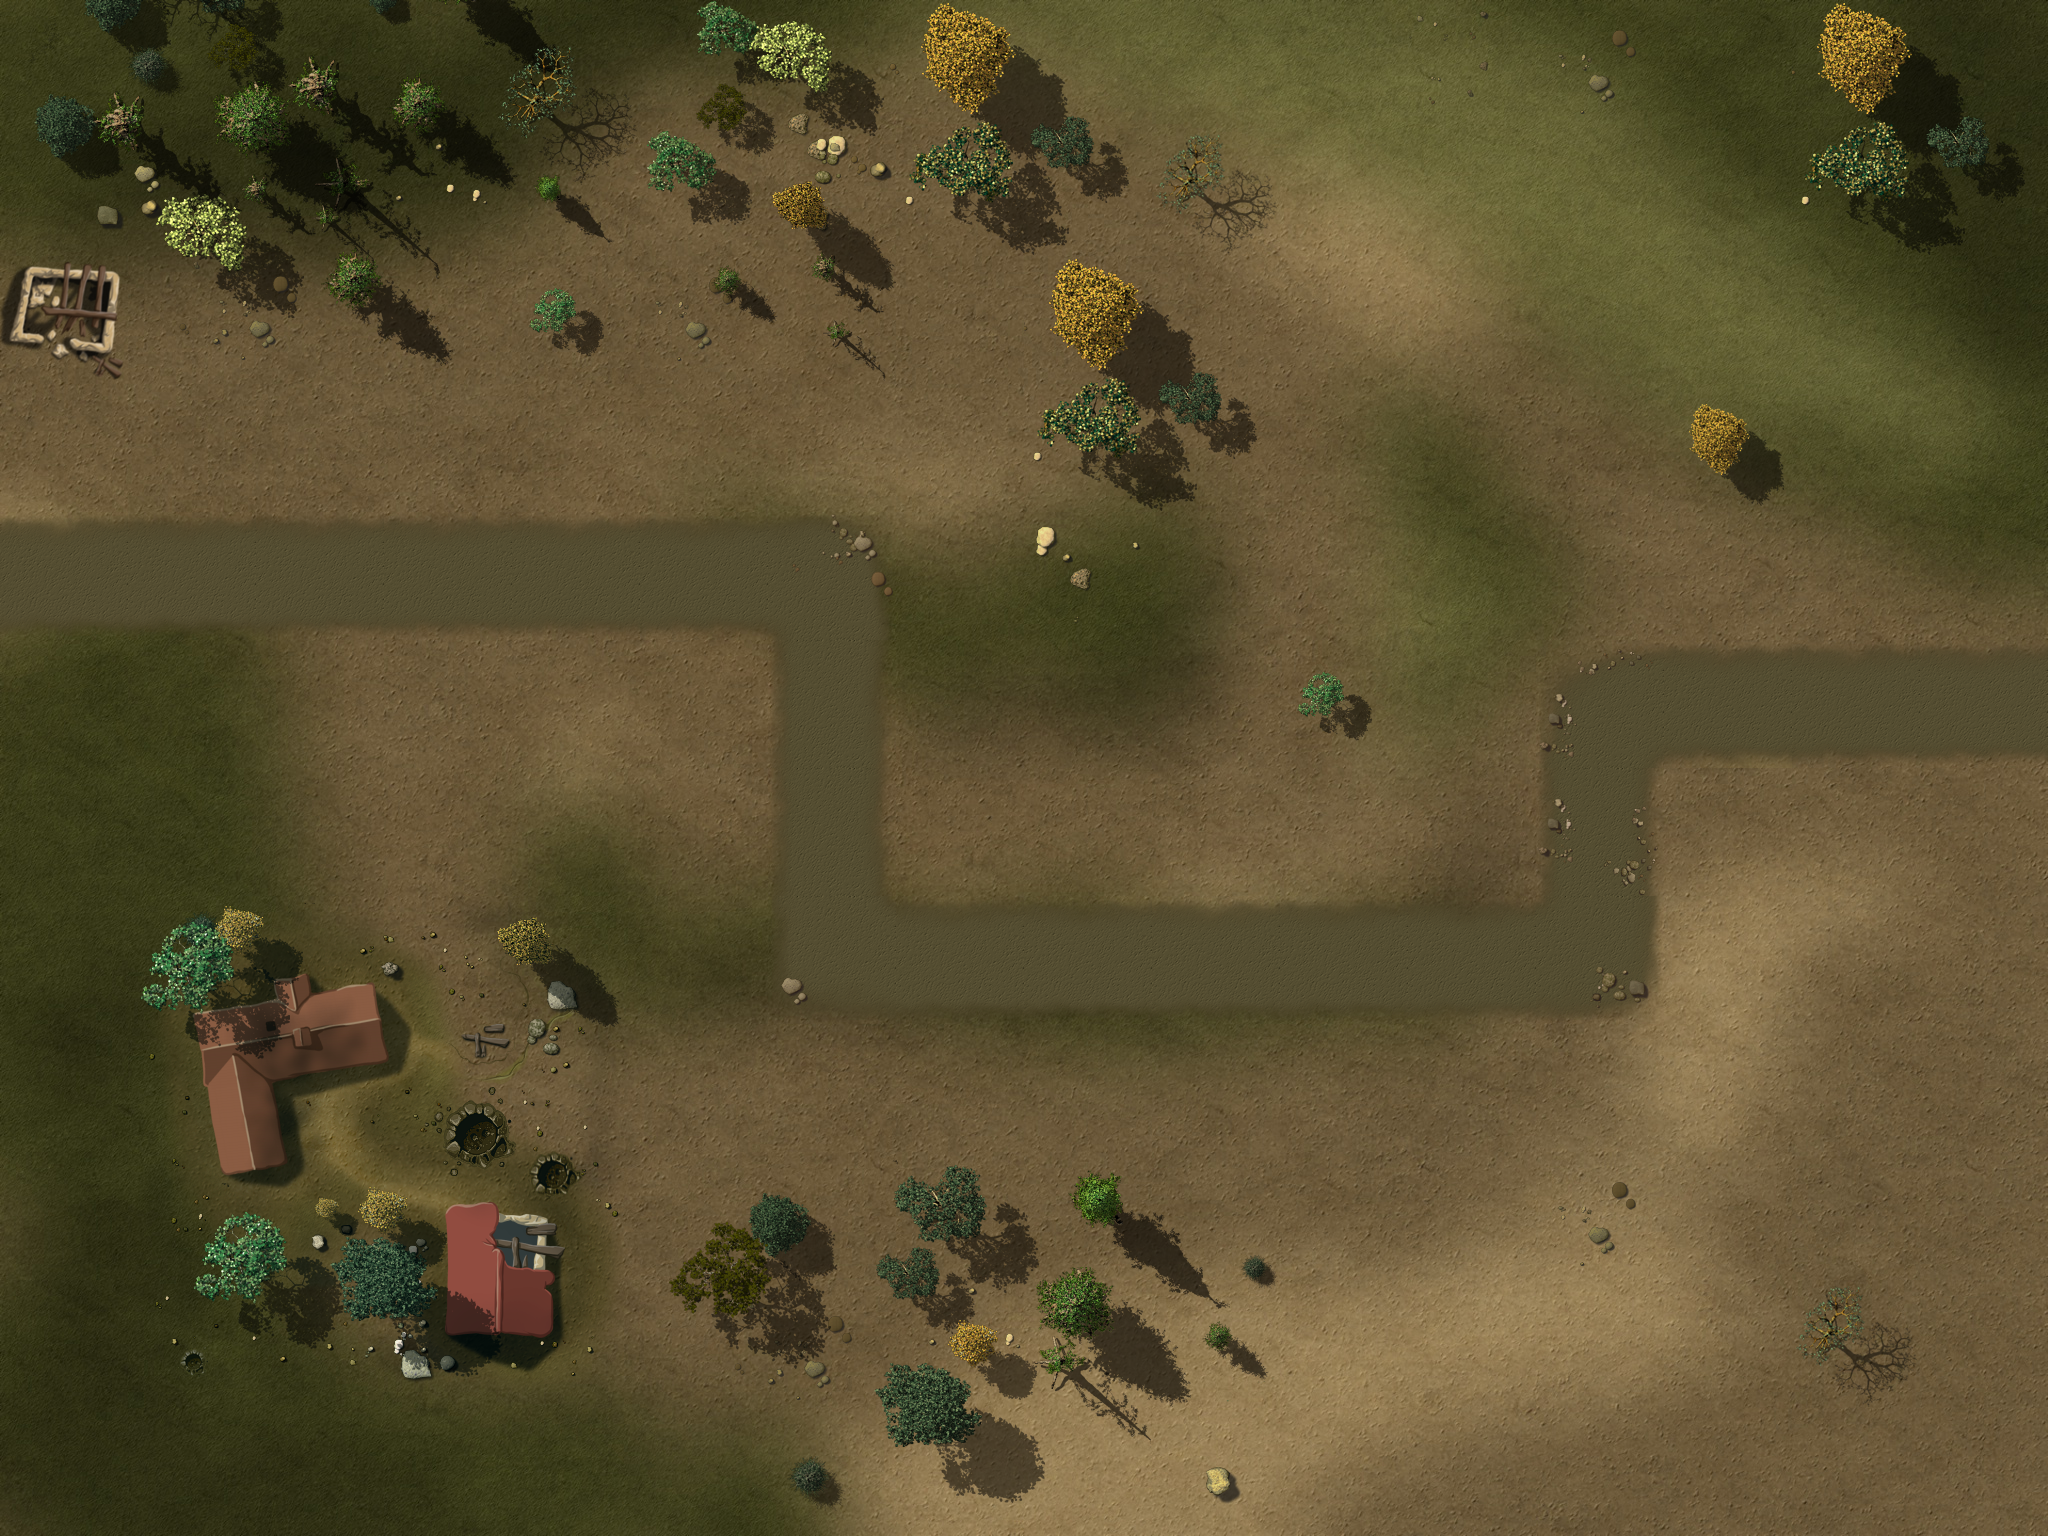

This is a level from a 2D game, rendered from its Tiled map with the project's own tilesets. A one-line summary and the map file follow, with tile-layer data summarised:
An orthogonal 16x12 tile map with 128x128 px tiles, 4 tile layers (Ground, Objects1, Objects2, Path), 1 hidden layer not drawn, 3 tilesets and 16 objects.

<map version="1.0" orientation="orthogonal" width="16" height="12" tilewidth="128" tileheight="128">
 <properties>
<property name="wave01" value="1,1,1,3,1,4,1,1,1,1,4,1,1,1,4,1,1,1,2,1,1,10,10,3,10,3,3" />
<property name="wave02" value="2,2,10,10,10,10,10,10,10,10,10,10,2,10,10,2,2,3,10,10,10,2,2,10,10" />
<property name="wave03" value="4,4,2,10,10,10,1,4,4,4,1,1,1,3,1,10,10,10,4,4,2,10,10,10,2,1,1,1,6" />
<property name="wave04" value="1,1,1,1,10,3,4,4,4,10,10,2,4,2,4,1,1,1,10,10,10,10,1,1,1,2,2,4,4,2,10,10,10,10" />
<property name="wave05" value="6,5,5,5,7,4,7,4,3,5,5,5,5,5,4,7,5,5,3,7,7,7,4,4,5,7,5,7,5,5,5,5,5,5,11,11,11,11,11,11,11,3,3,3,4,4,3,3,4,4,4,4" />
<property name="wave06" value="10,10,10,10,10,10,10,10,5,5,5,7,7,4,4,4,10,10,10,10,4,10,7,8,5,5,10,10,10,10,4,4,7,10,5,5,5,1" />
<property name="wave07" value="10,10,10,5,10,5,5,4,10,10,4,10,10,10,5,5,5,4,5,4,5,7,5,5,5,11,11,11,9,9,9,3,7,7,8" />
<property name="wave08" value="10,10,10,10,10,10,10,10,10,10,10,10,10,10,10,10,10,10,10,10,10,10,10,10,10,10,10,10,10,10,10,10,10,10,10,10,10,5,1" />
<property name="wave09" value="10,10,10,6,5,5,4,4,4,3,3,3,6,5,5,5,11,11,11,10,10,7,10,5,5,4,7,4,5,10,10,10,10,10,10,4,7,5,5,1" />
<property name="wave10" value="1,5,10,10,10,10,10,10,7,6,5,5,5,11,11,11,9,9,9,8,10,100,5,5,4,7,4,5,5,5,5,5,4,7,10,10,10,10,6,5,5,5,101" />
<property name="wave11" value="10,10,8,10,10,10,10,10,3,10,10,10,8,10,10,10,10,10,4,4,4,4,5,5,6,5,10,10,10,6,10,10,10,10,10" />
<property name="wave12" value="2,10,10,7,7,11,11,11,5,5,5,5,5,3,3,4,4,4,5,4,4,8,8,9,9,9,9,6,7,7,7,8,10,3,10,10,10,10,4,4,4,4,7,5,5,5,5,5,5,5,5,10,10,10,7,3,4,4,3,6,1" />
<property name="wave13" value="2,3,4,5,5,5,5,5,7,4,5,5,5,5,5,7,7,5,5,5,5,5,5,5,5,7,4,5,7,3,5,5,5,5,5,8,4,4,4,3,3,7,7,7,8,11,11,11,11,6,7,3,5,5,6" />
<property name="wave14" value="8,3,3,6,7,7,7,5,4,5,4,4,5,5,5,4,5,5,5,5,5,6,5,11,11,11,11,6,11,11,6,5,5,5,5,5,5,5,5,5,5,5,8,11,11,11,9,9,9,5,5,3,3,3,4,4,4,4" />
<property name="wave15" value="5,5,5,5,5,4,4,5,4,5,4,4,5,5,5,5,4,4,4,3,5,5,5,5,5,4,5,4,7,8,5,5,5,6,11,11,11,8,9,9,9,9,5,5,5,3,3,4,4,4,5,5,4,4,3" />
<property name="wave16" value="10,5,5,5,7,7,7,8,10,10,10,5,10,5,10,5,6,10,10,10,5,5,5,5,10,10,10,10,5,5,5,10,9,9,5,5,5,6,6,3,3,11,11,11,11,11,7,7,8,5,5,5,5,3" />
<property name="wave17" value="1,5,5,5,10,8,11,5,5,5,4,4,8,4,4,6,8,9,9,7,7,7,11,11,5,10,10,5,6,10,10,10,5,5,5,5,5,8,4,4,4,3,3,3,4,4,4,4,4,8,5,5,5,5,10,10,10,10,1" />
<property name="wave18" value="6,5,5,5,5,3,3,5,5,5,5,6,5,5,5,11,11,11,11,3,11,11,3,11,11,3,11,11,4,11,11,6,6,10,10,10,10,10,10,10,6,10,10,10,8,5,5,5,5,5,5,5,5,5,5,5,5,2" />
<property name="wave19" value="7,7,3,7,7,5,5,8,5,3,5,5,5,7,5,5,7,7,7,5,7,5,5,5,5,4,11,11,6,11,11,8,9,5,9,4,4,4,5,5,4,4,3,3,11,11,8,11,8,9,9,9,6" />
<property name="wave20" value="8,7,7,6,7,7,7,4,4,4,5,4,5,5,3,5,5,3,5,5,5,10,10,102,10,10,10,10,10,6,10,10,5,5,5,6,10,10,10,10,8,9,9,9,5,5,5,101" />
<property name="wave21" value="2,7,10,10,10,10,10,10,6,11,11,6,11,11,6,11,11,8,10,10,10,10,7,10,10,7,7,10,10,10,7,7,10,10,7,5,5,7,3,3,3,3" />
<property name="wave22" value="4,4,7,10,10,10,5,5,5,5,5,10,10,10,4,4,7,10,10,10,7,5,5,5,8,5,5,5,5,8,6,3,3,4,4,4,3,4,3,3,8,5,3,8" />
<property name="wave23" value="1,5,5,5,10,10,10,7,4,7,4,5,5,5,10,10,10,4,9,9,9,9,5,5,5,5,10,5,5,5,7,7,4,4,7,10,10,10,10,6,5,5,4,4,7,7,3,3,5,6,7,7,7,9,8" />
<property name="wave24" value="8,8,6,5,5,5,5,5,11,11,11,11,9,9,9,7,7,7,11,11,11,11,8,11,11,6,11,11,5,5,5,5,3,5,3,3,3,4,3,8,6,6,7,7,5,5,5,5,4,4,4,5,5,5,9,9,9,9,9" />
<property name="wave25" value="9,9,9,9,10,10,10,10,10,10,10,10,9,9,9,10,10,10,10,10,11,11,11,5,5,4,4,3,3,4,3,6,8,5,5,8,10,10,10,10,10,5,3,6,3,3,6,5,5,6" />
<property name="wave26" value="1,7,5,7,5,7,6,5,5,5,5,5,11,11,11,11,4,4,4,4,6,3,3,7,7,9,9,8,3,3,8,5,5,3,5,5,5,6,5,5,7,7,5,5,5,7,7,2" />
<property name="wave27" value="10,10,10,10,10,10,10,3,10,10,10,10,10,10,10,10,4,4,4,4,5,5,5,10,10,10,10,10,10,10,10" />
<property name="wave28" value="2,10,10,10,3,10,10,10,10,4,4,4,4,7,5,5,5,5,5,5,5,5,10,10,10,7,6,5,5,5,11,11,11,4,4,4,4,4,3,5,6,5,5,8" />
<property name="wave29" value="2,3,4,5,5,5,5,5,7,4,5,5,5,5,5,7,7,5,5,5,8,5,5,5,8,5,5,5,3,3,3,3,4,4,11,11,11,9,9,9,9,5,5,5,5,5,7,4,5,7,3,5,5,5,5,1" />
<property name="wave30" value="103,10,10,10,10,10,7,10,10,7,10,10,10,10,7,10,10,10,10,10,10,102,5,5,5,10,10,11,11,11,11,5,5,6,7,7,9,8,102,9,9,9,9" />
<property name="wave31" value="8,5,5,5,11,11,8,11,11,11,7,7,5,5,9,9,9,6,10,10,10,10,10,10,10,10,10,10,10,10,8,8,4,4,4,3,3,3,4,4,8,8,8,10,10,10,10,10,10,10,5,5,6,5,5,4,4,4" />
<property name="wave32" value="3,5,5,5,3,5,5,3,7,7,9,9,8,5,5,6,4,4,4,3,3,3,5,8,10,10,10,10,5,10,5,10,5,10,10,10,5,5,5,5,10,10,10,10,5,5,5,10" />
<property name="wave33" value="10,10,10,10,10,10,10,10,10,10,10,10,10,10,10,10,10,10,10,10,10,10,10,10,10,10,10,10,10,10,10,10,10,10,10,10,10,10,10,10,10" />
<property name="wave34" value="10,9,9,9,8,4,5,5,4,8,6,5,5,3,3,6,10,10,10,5,10,5,10,5,10,10,10,5,5,5,5,10,5,5,8,8,3,6,6,10,10,10,5,5,5,10" />
<property name="wave35" value="6,11,11,11,10,10,10,10,10,6,7,11,6,11,11,6,10,10,10,10,9,9,7,5,7,5,7,3,8,5,5,8,11,11,11,6" />
<property name="wave36" value="3,3,7,7,5,5,5,6,8,5,5,6,5,5,5,6,5,5,5,5,5,5,7,3,3,5,5,5,5,6,8,4,4,6,3" />
<property name="wave37" value="8,10,10,10,10,10,11,3,3,3,8,5,5,5,6,3,6,7,7,9,9,5,6,8,11,11,11,3,7,7,5,5,5,10,10,10,10,3,6,5,3,6,5,3,6" />
<property name="wave38" value="8,8,6,7,5,5,5,5,5,5,5,5,9,9,8,5,5,5,5,5,9,9,5,3,7,8,4,5,5,4,4,8,3,6,7,7,9,9,8,11,11,3,3" />
<property name="wave39" value="10,10,10,10,5,10,5,10,5,10,10,10,8,5,5,8,3,3,3,4,4,8,6,3,3,3,5,8,5,5,5,5,10,10,10,10,5,5,5,10" />
<property name="wave40" value="102,11,11,11,3,10,10,10,6,10,10,10,8,10,10,10,10,4,4,3,6,5,11,11,11,9,9,9,8,3,6,11,11,3,3,3,3,3,3,8,5,5,4,4,7,7,5,5,5,103" />
 </properties>
 <tileset firstgid="1" name="ground" tilewidth="128" tileheight="128">
  <image source="tilesWorld1.png" width="2048" height="2048" />
 </tileset>
 <tileset firstgid="257" name="path" tilewidth="128" tileheight="128">
  <image source="path01.png" width="512" height="512" />
 </tileset>
 <tileset firstgid="273" name="ground4" tilewidth="2048" tileheight="1536">
  <image source="ground4.jpg" width="2048" height="1536" />
 </tileset>
 <layer name="Ground" width="16" height="12">
  <data>[192 cells, 1 non-empty, 1 distinct tile ids]</data>
 </layer>
 <layer name="Objects1" width="16" height="12">
  <data>[192 cells, 17 non-empty, 17 distinct tile ids]</data>
 </layer>
 <layer name="Objects2" width="16" height="12">
  <data>[192 cells, 63 non-empty, 52 distinct tile ids]</data>
 </layer>
 <layer name="Path" width="16" height="12">
  <data>[192 cells, 21 non-empty, 7 distinct tile ids]</data>
 </layer>
 <objectgroup name="Objects3" width="16" height="12" />
 <objectgroup name="Locked" width="16" height="12" visible="0">
  <object x="0" y="1280" width="2048" height="256" />
  <object x="256" y="256" width="128" height="128" />
  <object x="0" y="0" width="2048" height="256" />
  <object x="2432" y="256" />
  <object x="512" y="256" width="384" height="128" />
  <object x="1024" y="256" width="128" height="128" />
  <object x="1024" y="384" width="128" height="128" />
  <object x="1152" y="384" width="128" height="128" />
  <object x="1280" y="640" width="128" height="128" />
  <object x="128" y="896" width="512" height="384" />
  <object x="896" y="1152" width="384" height="128" />
  <object x="1408" y="640" />
  <object x="1664" y="384" width="128" height="128" />
  <object x="0" y="256" width="128" height="1024" />
  <object x="1920" y="256" width="128" height="1024" />
 </objectgroup>
 <objectgroup name="Waypoints" width="16" height="12" visible="0">
  <object x="0" y="512">
   <polyline points="-122,76 829,65 823,451 1597,451 1597,188 2280,184" />
  </object>
 </objectgroup>
 <layer name="blendAdd" width="16" height="12" visible="0">
  <data>[192 cells, 0 non-empty, 0 distinct tile ids]</data>
 </layer>
</map>
